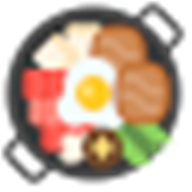
#> input picture hot-pot-192.png, 192 x 192 px
$ python bandeja_mdn.py
#> lines starting #> are read from the running program, lines starting #| are printed output that depends on the picture
# -*- coding: utf-8 -*-
"""Mi Dia Nutricional — icono en la barra de notificaciones.

Arranca con Windows, en silencio: NO abre la app ni muestra ninguna ventana.
Solo deja el icono de la olla en la bandeja. Cuando querés cargar la comida,
un clic y se abre en Edge, en su propia ventana.

  clic en el icono        -> abre la app (version local, no depende de internet)
  boton derecho -> menu   -> abrir local / abrir la del celu (web) / salir

Se ejecuta SIEMPRE con pythonw.exe (sin consola). El .vbs de arranque se
encarga de eso. Consumo en reposo: practicamente cero, queda esperando eventos.

Log: logs\\bandeja_AAAA-MM-DD.txt (al lado de este archivo).
"""
import os
import sys
import ctypes
import subprocess
import threading
import traceback
import webbrowser
from datetime import datetime
from pathlib import Path

AQUI = Path(__file__).resolve().parent
APP_LOCAL = AQUI / "index.html"
APP_WEB = "https://cdordanielegaston-art.github.io/mi-dia-nutricional/"
EDGE = Path(r"C:\Program Files (x86)\Microsoft\Edge\Application\msedge.exe")
ICONO_PNG = AQUI / "hot-pot-192.png"
ICONO_ICO = Path(r"D:\Datos Gaston\Desktop\Claude Code\hot-pot.ico")
ICON_HELPER = AQUI / "Apply-MdnTaskbarIcon.ps1"
SILENT_LAUNCHER = Path(r"D:\Datos Gaston\Desktop\Explorer con iconos\Native\EcdSilentLauncher.exe")
MUTEX = "Global\\MiDiaNutricional_Bandeja_ECD"
CREATE_NO_WINDOW = 0x08000000


# [10 lines left out: function log, not called in this run]


def instancia_unica():
    """Evita dos iconos si Windows lanza el arranque dos veces."""
    try:
        ctypes.windll.kernel32.CreateMutexW(None, False, MUTEX)
        return ctypes.windll.kernel32.GetLastError() != 183  # ERROR_ALREADY_EXISTS
    except Exception:
        return True


# [25 lines left out: function abrir, not called in this run]


def abrir_local(icon=None, item=None):
    abrir(APP_LOCAL.as_uri() if APP_LOCAL.exists() else APP_WEB)


def abrir_web(icon=None, item=None):
    abrir(APP_WEB)


def salir(icon, item=None):
    log("salir por menu")
    icon.stop()


def main():
    if not instancia_unica():
        log("ya habia una instancia corriendo, no arranco otra")
        return 0

    try:
        import pystray
        from PIL import Image
    except ImportError as e:
        log(f"faltan dependencias: {e}. Instalar con: pip install pystray pillow")
        return 1

    try:
        origen = ICONO_ICO if ICONO_ICO.exists() else ICONO_PNG
        img = Image.open(origen)
#> img is the input picture: PIL image 192x192 RGBA; mean R, G, B, A 120.7, 99.8, 79.9, 171.3
        if img.mode != "RGBA":
            img = img.convert("RGBA")
        img.thumbnail((64, 64))
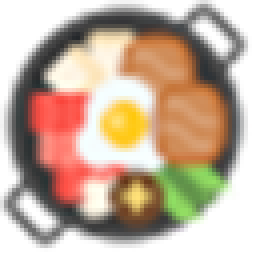
#> img: PIL image 64x64 RGBA (shown 4 times larger); mean R, G, B, A 121.7, 100.9, 80.8, 171.3; transparent parts drawn white
    except Exception as e:
        log(f"no pude cargar el icono ({e}), uso uno liso")
        from PIL import Image as I
        img = I.new("RGBA", (64, 64), (255, 140, 66, 255))

    menu = pystray.Menu(
        pystray.MenuItem("Abrir Mi Día Nutricional", abrir_local, default=True),
        pystray.MenuItem("Abrir la versión del celu (web)", abrir_web),
        pystray.Menu.SEPARATOR,
        pystray.MenuItem("Salir", salir),
    )
    icono = pystray.Icon("mi_dia_nutricional", img, "Mi Día Nutricional", menu)
    log("bandeja arriba (silenciosa, sin abrir la app)")
    try:
        icono.run()
    except Exception as e:
        log(f"ERROR en la bandeja: {e}\n{traceback.format_exc()}")
        return 1
    log("bandeja cerrada")
    return 0


if __name__ == "__main__":
    try:
        sys.exit(main())
#> (the call stopped at in main, `menu = pystray.Menu( pystray.MenuItem("Abrir Mi Día Nutricional", abri..`: pystray is not available in this run)
    except Exception:
        log("ERROR fatal:\n" + traceback.format_exc())
        sys.exit(1)
